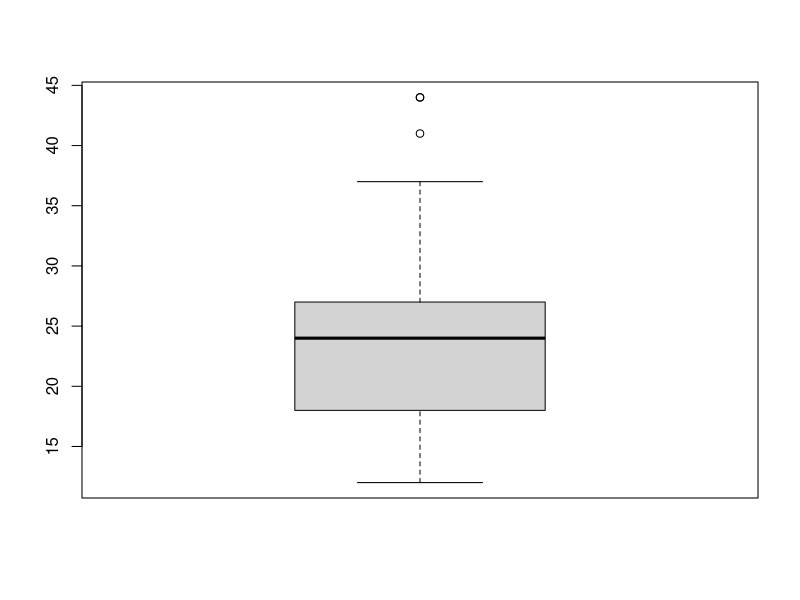
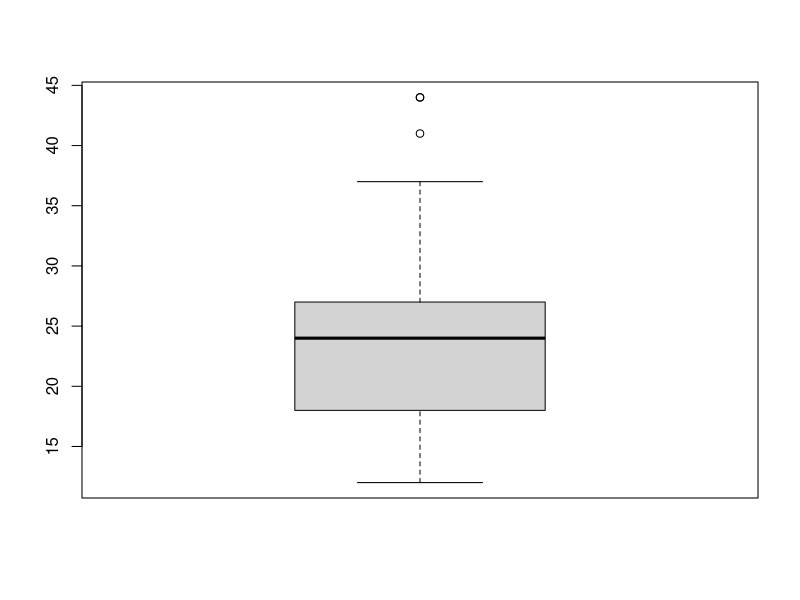

These charts were generated, in order, by the following R code:
library(dplyr)
library(ggplot2)
boxplot(mpg$hwy)
boxplot(mpg$hwy)$stats
# 12~37을 벗어난 이상치에 대해서 결측치로 변환
temp <- mpg
View(temp)

temp$hwy <- ifelse(temp$hwy < 12 | temp$hwy > 37 , NA,temp$hwy)
table(is.na(temp$hwy))
